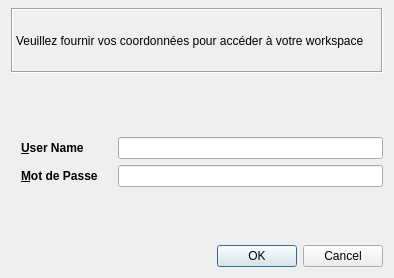
<?xml version="1.0" encoding="UTF-8"?>
<ui version="4.0">
 <class>Login</class>
 <widget class="QDialog" name="Login">
  <property name="windowModality">
   <enum>Qt::ApplicationModal</enum>
  </property>
  <property name="geometry">
   <rect>
    <x>0</x>
    <y>0</y>
    <width>394</width>
    <height>278</height>
   </rect>
  </property>
  <property name="windowTitle">
   <string>Dialog</string>
  </property>
  <property name="modal">
   <bool>true</bool>
  </property>
  <layout class="QVBoxLayout" name="verticalLayout">
   <property name="topMargin">
    <number>8</number>
   </property>
   <item>
    <widget class="QLabel" name="label">
     <property name="minimumSize">
      <size>
       <width>0</width>
       <height>50</height>
      </size>
     </property>
     <property name="maximumSize">
      <size>
       <width>16777215</width>
       <height>65</height>
      </size>
     </property>
     <property name="frameShape">
      <enum>QFrame::Box</enum>
     </property>
     <property name="frameShadow">
      <enum>QFrame::Sunken</enum>
     </property>
     <property name="lineWidth">
      <number>1</number>
     </property>
     <property name="midLineWidth">
      <number>0</number>
     </property>
     <property name="text">
      <string>Veuillez fournir vos coordonnées pour accéder à votre workspace</string>
     </property>
     <property name="textFormat">
      <enum>Qt::AutoText</enum>
     </property>
     <property name="wordWrap">
      <bool>true</bool>
     </property>
     <property name="margin">
      <number>8</number>
     </property>
     <property name="textInteractionFlags">
      <set>Qt::NoTextInteraction</set>
     </property>
    </widget>
   </item>
   <item>
    <layout class="QFormLayout" name="formLayout">
     <property name="sizeConstraint">
      <enum>QLayout::SetMaximumSize</enum>
     </property>
     <property name="labelAlignment">
      <set>Qt::AlignLeading|Qt::AlignLeft|Qt::AlignVCenter</set>
     </property>
     <property name="formAlignment">
      <set>Qt::AlignLeading|Qt::AlignLeft|Qt::AlignVCenter</set>
     </property>
     <property name="horizontalSpacing">
      <number>20</number>
     </property>
     <property name="verticalSpacing">
      <number>6</number>
     </property>
     <property name="leftMargin">
      <number>10</number>
     </property>
     <property name="topMargin">
      <number>5</number>
     </property>
     <item row="0" column="0">
      <widget class="QLabel" name="userNameLabel">
       <property name="font">
        <font>
         <weight>75</weight>
         <bold>true</bold>
        </font>
       </property>
       <property name="text">
        <string>&amp;User Name</string>
       </property>
       <property name="buddy">
        <cstring>userNameLineEdit</cstring>
       </property>
      </widget>
     </item>
     <item row="0" column="1">
      <widget class="QLineEdit" name="userNameLineEdit"/>
     </item>
     <item row="1" column="0">
      <widget class="QLabel" name="motDePasseLabel">
       <property name="font">
        <font>
         <weight>75</weight>
         <bold>true</bold>
        </font>
       </property>
       <property name="text">
        <string>&amp;Mot de Passe</string>
       </property>
       <property name="buddy">
        <cstring>motDePasseLineEdit</cstring>
       </property>
      </widget>
     </item>
     <item row="1" column="1">
      <widget class="QLineEdit" name="motDePasseLineEdit">
       <property name="inputMask">
        <string/>
       </property>
       <property name="echoMode">
        <enum>QLineEdit::Password</enum>
       </property>
      </widget>
     </item>
    </layout>
   </item>
   <item>
    <widget class="QDialogButtonBox" name="buttonBox">
     <property name="orientation">
      <enum>Qt::Horizontal</enum>
     </property>
     <property name="standardButtons">
      <set>QDialogButtonBox::Cancel|QDialogButtonBox::Ok</set>
     </property>
    </widget>
   </item>
  </layout>
 </widget>
 <resources/>
 <connections>
  <connection>
   <sender>buttonBox</sender>
   <signal>accepted()</signal>
   <receiver>Login</receiver>
   <slot>accept()</slot>
   <hints>
    <hint type="sourcelabel">
     <x>254</x>
     <y>273</y>
    </hint>
    <hint type="destinationlabel">
     <x>157</x>
     <y>187</y>
    </hint>
   </hints>
  </connection>
  <connection>
   <sender>buttonBox</sender>
   <signal>rejected()</signal>
   <receiver>Login</receiver>
   <slot>reject()</slot>
   <hints>
    <hint type="sourcelabel">
     <x>322</x>
     <y>273</y>
    </hint>
    <hint type="destinationlabel">
     <x>286</x>
     <y>187</y>
    </hint>
   </hints>
  </connection>
 </connections>
</ui>
